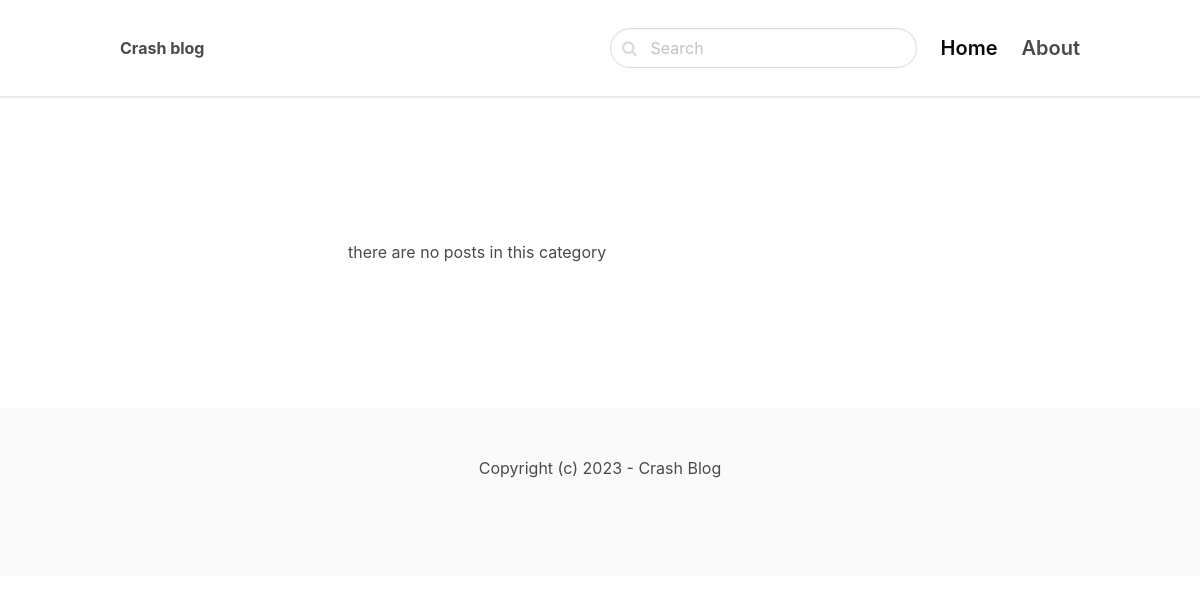
Page /python/ on the earlier database version.
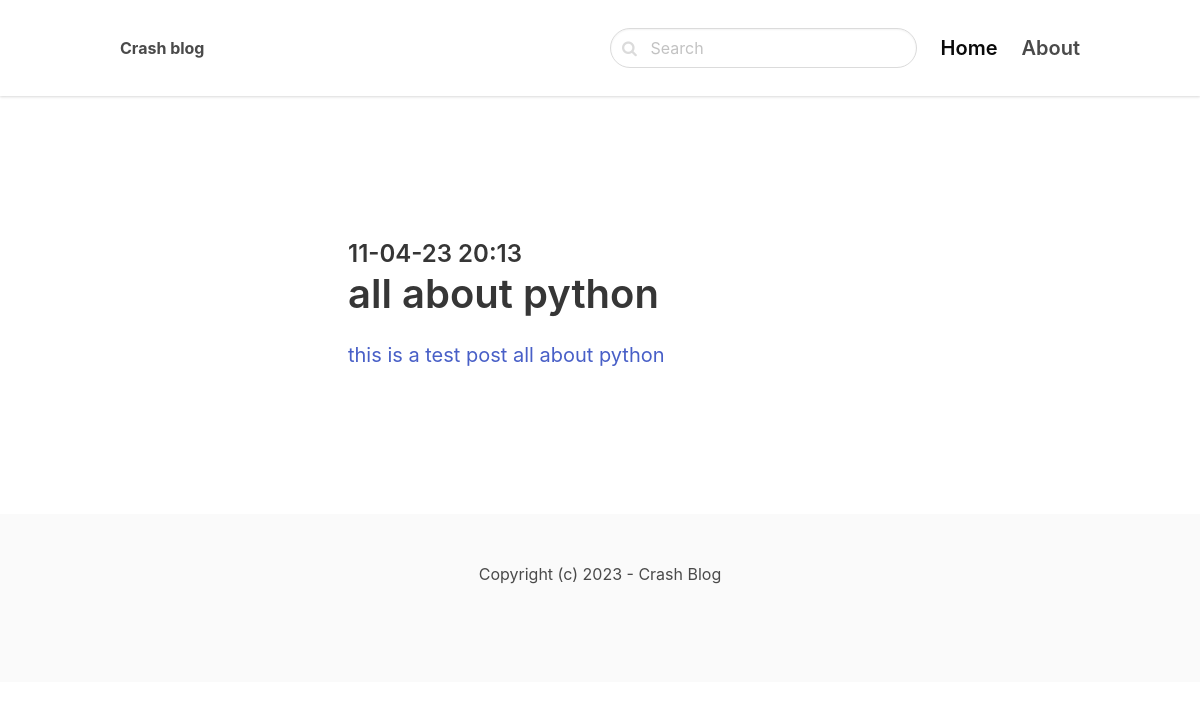
Same page on the later database version.
### blog/models.py (models this page shows, shortened)
class Post(models.Model):
    ACTIVE = 'active'
    DRAFT = 'draft'
    CHOICES_STATUS = (
        (ACTIVE, 'Active'),
        (DRAFT, 'Draft')
    )
    category = models.ForeignKey(Category, related_name="posts", on_delete=models.CASCADE )
    title = models.CharField(max_length=255)
    slug = models.SlugField()
    intro = models.TextField()
    body =  models.TextField()
    created_at = models.DateTimeField(auto_now_add=True)
    status = models.CharField(max_length=10, choices=CHOICES_STATUS, default=ACTIVE)
    image = models.ImageField(upload_to='uploads/', blank=True, null=True)
    class Meta:
        ordering = ('-created_at',)

### blog/views.py (the view)
# urls.py: path('<slug:slug>/', views.category, name="category_detail"),
def category(request, slug):
    category = get_object_or_404(Category, slug=slug)
    posts = category.posts.filter(status=Post.ACTIVE)
    return render(request, 'blog/category.html', {'category': category, 'posts': posts})

### blog/templates/blog/category.html (shortened to what this page needs)
{%extends 'core/base.html'%}
{% block content %}
    <section class="hero">
        <div class="hero-body">
            <div class="container">
                <section class="section">
                    <div class="columns">
                        <div class="column is-8 is-offset-2">
                            {% for post in posts %}
                                <div class="content is-medium">
                                    <a href="{% url 'post_detail' post.category.slug post.slug %}">
                                        <h2 class="subtitle is-4">{{post.created_at|date:'m-d-y H:i'}}</h2>
                                        <h1 class="title">{{ post.title }}</h1>
                                        <p>{{ post.intro }}</p>
                                    </a>
                                </div>
                            {% empty %}
                            <div class="content">
                                <p>there are no posts in this category</p>
                            </div>
                            {% endfor %}
                        </div>
                    </div>
                </section>
            </div>
        </div>
    </section>
{% endblock %}

Differences in the rows shown:
now on this page (row edited): Post: created_at "11-04-23 20:13", title "all about python", intro "this is a test post all about python"
Other differences:
text no longer shown: "there are no posts in this category"
